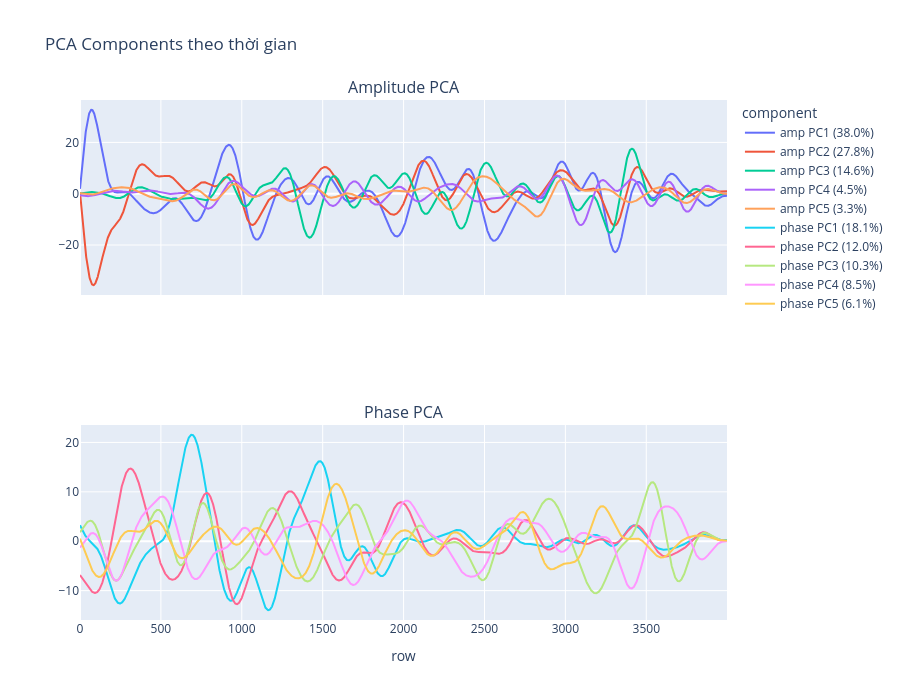

Notebook code for this chart:
### Markdown cell above
# Visualize PCA

### Code cell
import plotly.graph_objects as go
from plotly.subplots import make_subplots
import numpy as np

x = np.arange(amp_pca.shape[0])

fig = make_subplots(
    rows=2, cols=1,
    shared_xaxes=True,
    subplot_titles=("Amplitude PCA", "Phase PCA"),
)

for i in range(amp_pca.shape[1]):
    e = pca_amp.explained_variance_ratio_[i]
    fig.add_trace(
        go.Scatter(x=x, y=amp_pca[:, i], mode="lines", name=f"amp PC{i+1} ({e*100:.1f}%)"),
        row=1, col=1,
    )

for i in range(phase_pca.shape[1]):
    e = pca_phase.explained_variance_ratio_[i]
    fig.add_trace(
        go.Scatter(x=x, y=phase_pca[:, i], mode="lines", name=f"phase PC{i+1} ({e*100:.1f}%)"),
        row=2, col=1,
    )

fig.update_layout(
    height=700,
    title="PCA Components theo thời gian",
    xaxis2_title="row",
    legend_title="component",
)
fig.show()

### Figure 1 — Plotly figure (JSON) as saved in the notebook; plotly's stock layout.template omitted (floating-point values rounded to 4 significant figures; data arrays with more than 128 entries replaced by an {"elided": "..."} marker saying what was removed)
{"data": [{"mode": "lines", "name": "amp PC1 (38.0%)", "type": "scatter", "x": {"elided": "4000 int values"}, "xaxis": "x", "y": {"elided": "4000 float values"}, "yaxis": "y"}, {"mode": "lines", "name": "amp PC2 (27.8%)", "type": "scatter", "x": {"elided": "4000 int values"}, "xaxis": "x", "y": {"elided": "4000 float values"}, "yaxis": "y"}, {"mode": "lines", "name": "amp PC3 (14.6%)", "type": "scatter", "x": {"elided": "4000 int values"}, "xaxis": "x", "y": {"elided": "4000 float values"}, "yaxis": "y"}, {"mode": "lines", "name": "amp PC4 (4.5%)", "type": "scatter", "x": {"elided": "4000 int values"}, "xaxis": "x", "y": {"elided": "4000 float values"}, "yaxis": "y"}, {"mode": "lines", "name": "amp PC5 (3.3%)", "type": "scatter", "x": {"elided": "4000 int values"}, "xaxis": "x", "y": {"elided": "4000 float values"}, "yaxis": "y"}, {"mode": "lines", "name": "phase PC1 (18.1%)", "type": "scatter", "x": {"elided": "4000 int values"}, "xaxis": "x2", "y": {"elided": "4000 float values"}, "yaxis": "y2"}, {"mode": "lines", "name": "phase PC2 (12.0%)", "type": "scatter", "x": {"elided": "4000 int values"}, "xaxis": "x2", "y": {"elided": "4000 float values"}, "yaxis": "y2"}, {"mode": "lines", "name": "phase PC3 (10.3%)", "type": "scatter", "x": {"elided": "4000 int values"}, "xaxis": "x2", "y": {"elided": "4000 float values"}, "yaxis": "y2"}, {"mode": "lines", "name": "phase PC4 (8.5%)", "type": "scatter", "x": {"elided": "4000 int values"}, "xaxis": "x2", "y": {"elided": "4000 float values"}, "yaxis": "y2"}, {"mode": "lines", "name": "phase PC5 (6.1%)", "type": "scatter", "x": {"elided": "4000 int values"}, "xaxis": "x2", "y": {"elided": "4000 float values"}, "yaxis": "y2"}], "layout": {"annotations": [{"font": {"size": 16}, "showarrow": false, "text": "Amplitude PCA", "x": 0.5, "xanchor": "center", "xref": "paper", "y": 1, "yanchor": "bottom", "yref": "paper"}, {"font": {"size": 16}, "showarrow": false, "text": "Phase PCA", "x": 0.5, "xanchor": "center", "xref": "paper", "y": 0.375, "yanchor": "bottom", "yref": "paper"}], "height": 700, "legend": {"title": {"text": "component"}}, "title": {"text": "PCA Components theo thời gian"}, "xaxis": {"anchor": "y", "domain": [0, 1], "matches": "x2", "showticklabels": false}, "xaxis2": {"anchor": "y2", "domain": [0, 1], "title": {"text": "row"}}, "yaxis": {"anchor": "x", "domain": [0.625, 1]}, "yaxis2": {"anchor": "x2", "domain": [0, 0.375]}}}
